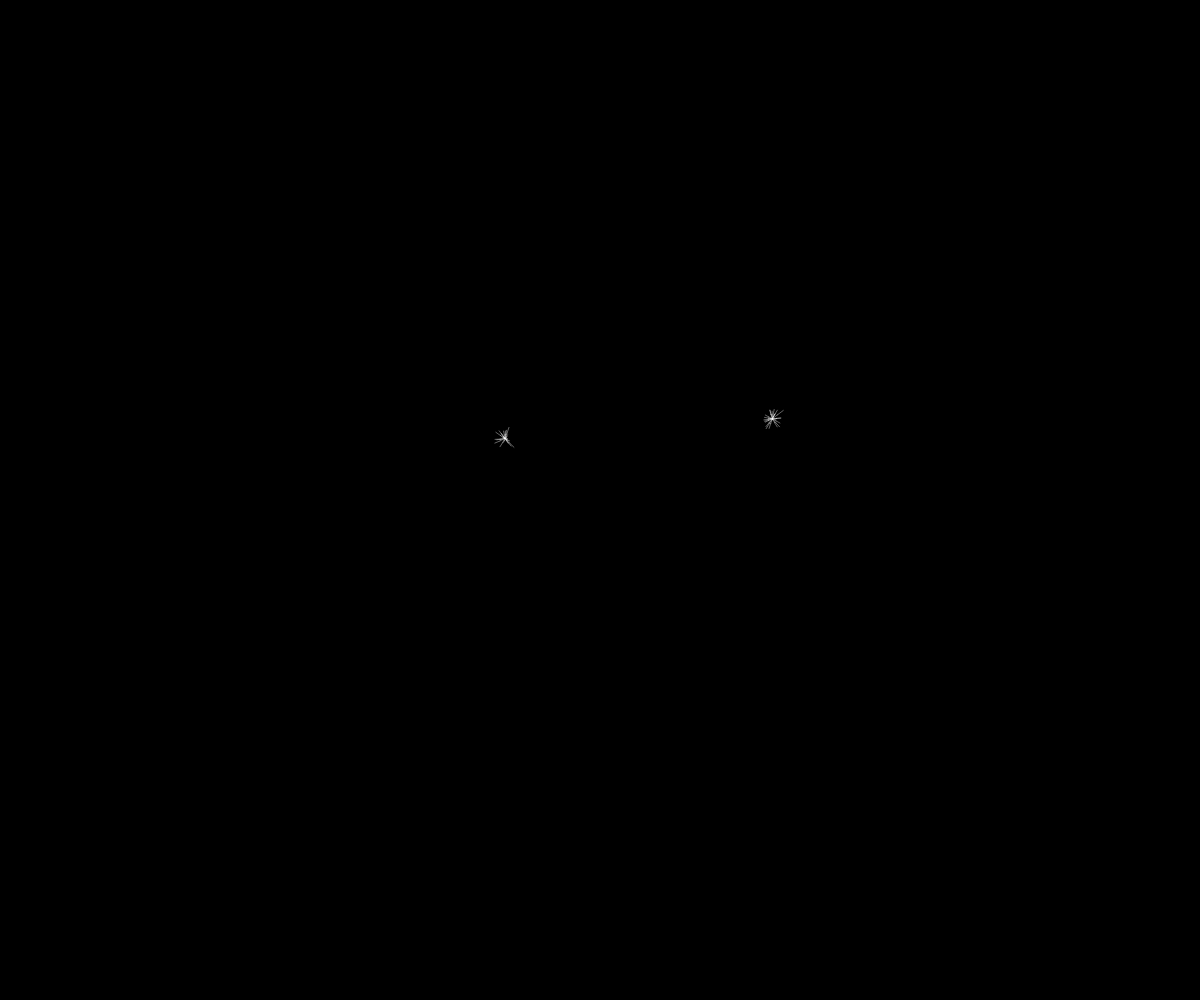
Frame 1 (no input)
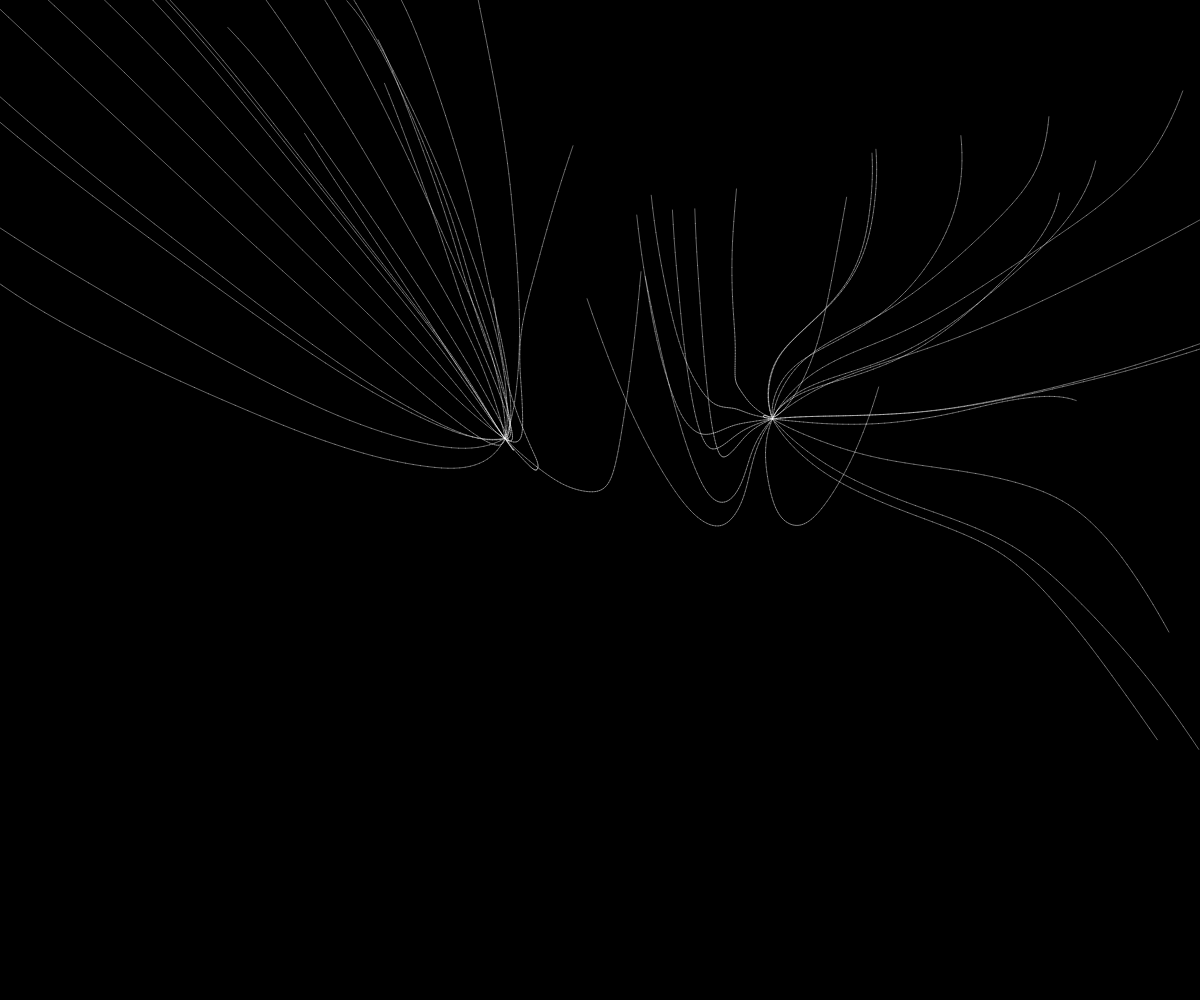
Frame 60 (no input)
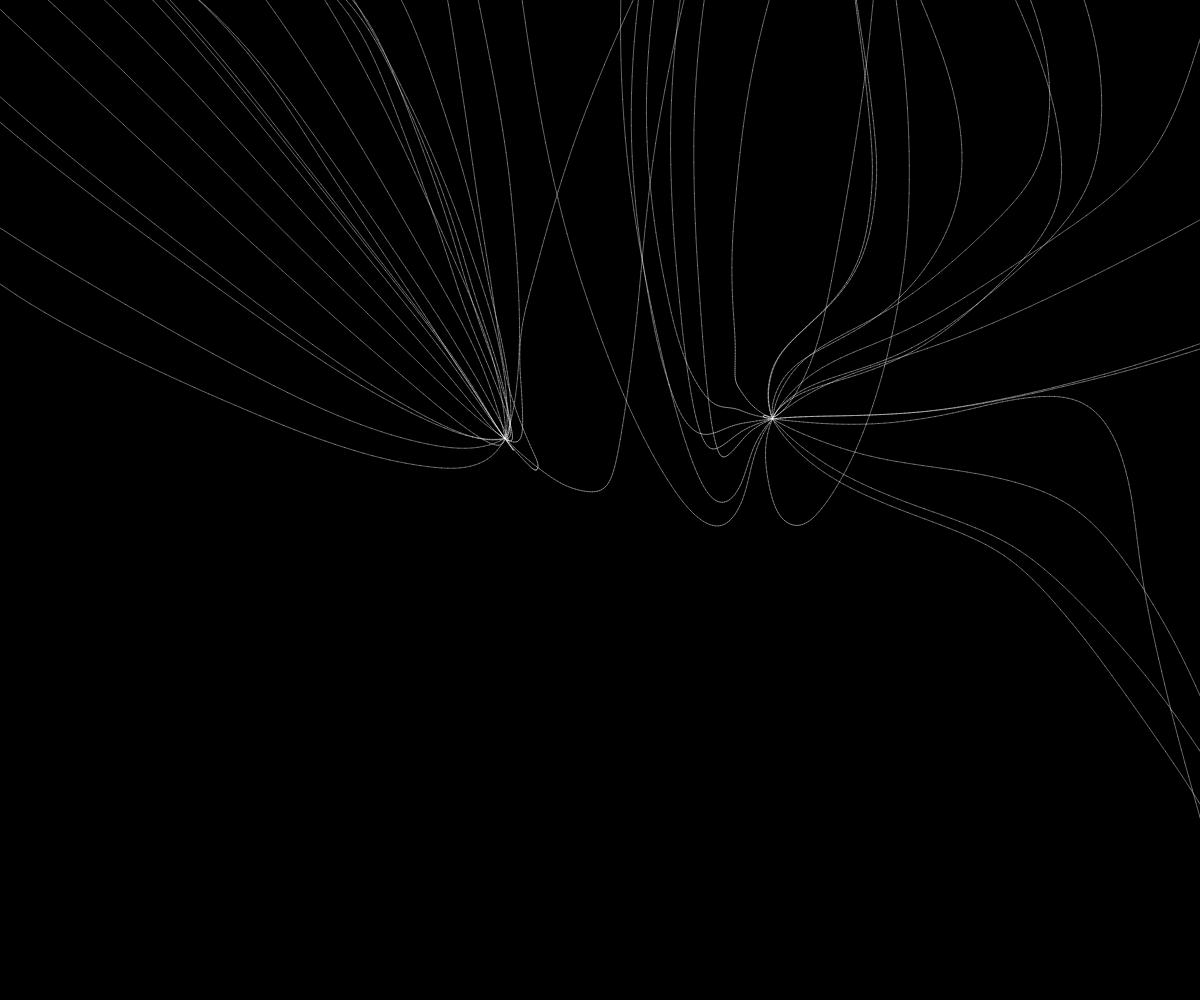
Frame 120 (the mouse pressed at the canvas centre since frame 60)

The p5.js sketch that drew these frames (run headless with seeded random() and noise() and a simulated clock; from frame 60 on, the mouse is pressed at the canvas centre):

// p5.js sketch
// ── sketch.js
var num = 0;
var lastWasOut = false;
let walkersA = [];
let walkersB = [];
function setup () {
  const size = floor(min(windowWidth, windowHeight) * 0.9);
  createCanvas(windowWidth, windowHeight);
  setNum();
  fillWalkers(width / 2, height / 2);  
  background(0);
  stroke(255, 100);
  draw();
}
function windowResized () {
  const size = floor(min(windowWidth, windowHeight) * 0.9);
  resizeCanvas(size, size);
  clear();
}
function mouseClicked () {
  clear();
  background(0);
  stroke(255, 100);
  setNum();
  walkers = [];
  noiseSeed(random(50));
  fillWalkers(mouseX, mouseY); 
}

class Walker {
  constructor (x, y) {
    this.x = x;
    this.y = y;
    this.px = x;
    this.py = y;
    this.velocityX = random(-5, 5);
    this.velocityY = random(-5, 5);
    this.draw();
  }
  isOut () {
    return (this.x < 0 || this.x > width || this.y < 0 || this.y > height);
  }
  velocity () {
    this.velocityX += map(noise(this.x * 0.003, this.y * 0.003, millis() * 0.001), 0, 1, -1, 1);
    this.velocityY += map(noise(this.y * 0.003, this.x * 0.003, millis() * 0.001), 0, 1, -1, 1);
  }
  move () {  
    this.x += this.velocityX;
    this.y += this.velocityY;
  }
  draw () {
    line(this.x, this.y, this.px, this.py);
    this.px = this.x;
    this.py = this.y;
  }
}

function draw () {
  for(var i = 0; i < num; i++){
    if (!walkersA[i].isOut()) {
      walkersA[i].velocity();
      walkersA[i].move();
      walkersA[i].draw();
  }
    
    if (!walkersB[i].isOut()) {
      walkersB[i].velocity();
      walkersB[i].move();
      walkersB[i].draw();
  }
  
  }
}

function setNum(){
  num = random(2, 100);
  
  if(num < 35 || num > 65){
    num = random(2, 100);
  }
}

function fillWalkers(x, y){
  walkersA = [];
  walkersB = [];
  var xA = random(x -60, x - 200);
  var yA = random(y - 200, y + 200);
   var xB = random(x + 60, x + 200);
  var yB = random(y - 200, y + 200);
  
  if(xA > width || xA < 0 || yA > height || yA < 0){
     if(xB > width || xB < 0 || yB > height || yB < 0 || lastWasOut){
       lastWasOut = true;
       fillWalkers();
       return;
     }
     }
  lastWasOut = false;
  for (let i = 0; i < num; i++) {
    walkersA.push(new Walker(xA, yA));
    walkersB.push(new Walker(xB, yB));
  }
}


//TODO
//-colors
//-background
